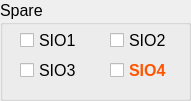
   <widget class="QGroupBox" name="groupBox_4">
    <property name="geometry">
     <rect>
      <x>370</x>
      <y>140</y>
      <width>191</width>
      <height>101</height>
     </rect>
    </property>
    <property name="font">
     <font>
      <pointsize>12</pointsize>
     </font>
    </property>
    <property name="styleSheet">
     <string notr="true"/>
    </property>
    <property name="title">
     <string>Spare</string>
    </property>
    <widget class="QCheckBox" name="checkSIO1">
     <property name="geometry">
      <rect>
       <x>20</x>
       <y>30</y>
       <width>71</width>
       <height>20</height>
      </rect>
     </property>
     <property name="text">
      <string>SIO1</string>
     </property>
    </widget>
    <widget class="QCheckBox" name="checkSIO2">
     <property name="geometry">
      <rect>
       <x>110</x>
       <y>30</y>
       <width>71</width>
       <height>20</height>
      </rect>
     </property>
     <property name="text">
      <string>SIO2</string>
     </property>
    </widget>
    <widget class="QCheckBox" name="checkSIO3">
     <property name="geometry">
      <rect>
       <x>20</x>
       <y>60</y>
       <width>71</width>
       <height>20</height>
      </rect>
     </property>
     <property name="text">
      <string>SIO3</string>
     </property>
    </widget>
    <widget class="QCheckBox" name="checkSIO4">
     <property name="geometry">
      <rect>
       <x>110</x>
       <y>60</y>
       <width>71</width>
       <height>20</height>
      </rect>
     </property>
     <property name="font">
      <font>
       <weight>75</weight>
       <bold>true</bold>
      </font>
     </property>
     <property name="styleSheet">
      <string notr="true">color: rgb(255, 85, 0);</string>
     </property>
     <property name="text">
      <string>SIO4</string>
     </property>
    </widget>
   </widget>
